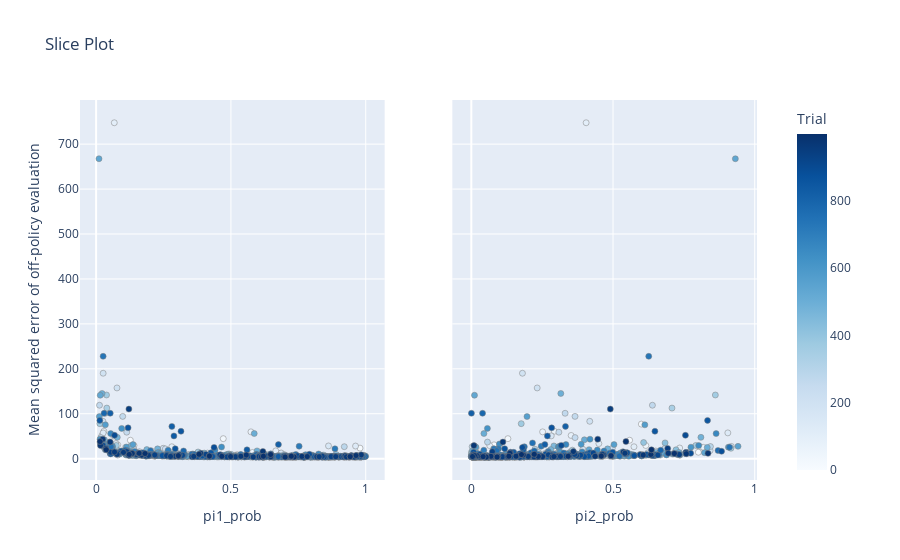

Notebook cell for this chart:
### Code cell
optuna.visualization.plot_slice(
    study,
    target=lambda t: t.values[1],
    target_name="Mean squared error of off-policy evaluation",
).show()

### Figure 1 — Plotly figure (JSON) as saved in the notebook; plotly's stock layout.template omitted (floating-point values rounded to 4 significant figures; data arrays with more than 128 entries replaced by an {"elided": "..."} marker saying what was removed)
{"data": [{"marker": {"color": {"elided": "1000 int values"}, "colorbar": {"title": {"text": "Trial"}, "x": 1, "xpad": 40}, "colorscale": [[0, "rgb(247,251,255)"], [0.125, "rgb(222,235,247)"], [0.25, "rgb(198,219,239)"], [0.375, "rgb(158,202,225)"], [0.5, "rgb(107,174,214)"], [0.625, "rgb(66,146,198)"], [0.75, "rgb(33,113,181)"], [0.875, "rgb(8,81,156)"], [1, "rgb(8,48,107)"]], "line": {"color": "Grey", "width": 0.5}, "showscale": true}, "mode": "markers", "name": "Feasible Trial", "showlegend": false, "type": "scatter", "x": {"elided": "1000 float values"}, "xaxis": "x", "y": {"elided": "1000 float values"}, "yaxis": "y"}, {"marker": {"color": {"elided": "1000 int values"}, "colorbar": {"title": {"text": "Trial"}, "x": 1, "xpad": 40}, "colorscale": [[0, "rgb(247,251,255)"], [0.125, "rgb(222,235,247)"], [0.25, "rgb(198,219,239)"], [0.375, "rgb(158,202,225)"], [0.5, "rgb(107,174,214)"], [0.625, "rgb(66,146,198)"], [0.75, "rgb(33,113,181)"], [0.875, "rgb(8,81,156)"], [1, "rgb(8,48,107)"]], "line": {"color": "Grey", "width": 0.5}, "showscale": false}, "mode": "markers", "name": "Feasible Trial", "showlegend": false, "type": "scatter", "x": {"elided": "1000 float values"}, "xaxis": "x2", "y": {"elided": "1000 float values"}, "yaxis": "y2"}], "layout": {"title": {"text": "Slice Plot"}, "xaxis": {"anchor": "y", "domain": [0, 0.45], "title": {"text": "pi1_prob"}}, "xaxis2": {"anchor": "y2", "domain": [0.55, 1], "title": {"text": "pi2_prob"}}, "yaxis": {"anchor": "x", "domain": [0, 1], "title": {"text": "Mean squared error of off-policy evaluation"}}, "yaxis2": {"anchor": "x2", "domain": [0, 1], "matches": "y", "showticklabels": false}}}
